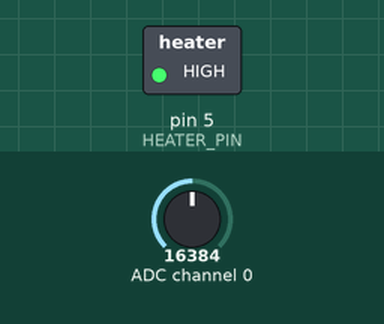
Bench run of a program on a simulated Raspberry Pi (header pin numbers). Shown: switched loads named in the program (green lamp = pin HIGH). The test bench sets the inputs (shaded band); at power-on: ADC channel 0 = 16384 (analog values on the 0–32767 scale). What the program prints to the terminal is not drawn.

Above: at 1.2 s.
1.3 s: ADC channel 0 set to 3932
At 1.9 s:
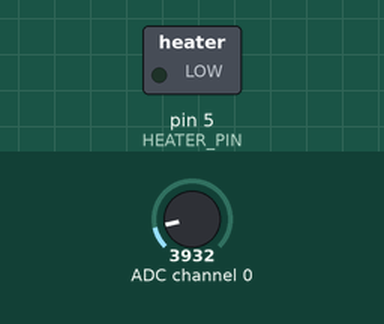
3.5 s: ADC channel 0 set to 16383
6.5 s: ADC channel 0 set to 9830
8.4 s: ADC channel 0 set to 22936
Timing chart, 0 to 12.4 s (numbered marks = the images above; inputs shaded):
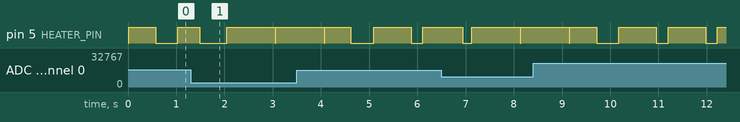

The program:

pid_regulator.py
```python
#!/usr/bin/env python3

import time
import board
import busio
import adafruit_ads1x15.ads1115 as ADS
from adafruit_ads1x15.analog_in import AnalogIn

import RPi.GPIO as GPIO
import pid

TARGET_TEMPERATURE = 40
HEATER_PIN = 5

def regulate(power):
    # 0 < power < 100
    on_time = power / 100.0
    off_time = 1.0 - on_time
    GPIO.output(HEATER_PIN, GPIO.HIGH)
    time.sleep(on_time)
    GPIO.output(HEATER_PIN, GPIO.LOW)
    time.sleep(off_time)

def main():
    i2c = busio.I2C(board.SCL, board.SDA)

    # wir verwenden den 1115
    ads = ADS.ADS1115(i2c)
    # Channel 0 auslesen
    chan_0 = AnalogIn(ads, ADS.P0)

    # GPIO.setmode(GPIO.BOARD)
    GPIO.setup(HEATER_PIN, GPIO.OUT)

    pid_regulator = pid.PID(1.5,0.2,0.6)
    pid_regulator.setPoint(TARGET_TEMPERATURE)

    print("{:>5}\t{:>5}\t{:>5}\t{}".format('raw0', 'v0', 'temp', 'pid'))

    while True:
        heater_voltage = chan_0.voltage
        temperature = (heater_voltage - 1.25) / 0.05

        pid_value = pid_regulator.update(temperature)
        pid_value = min(100, max(0, pid_value))

        print("{:>5}\t{:>5.3f}\t{:>5.3f}\t{:>5.3f}"
            .format(chan_0.value, heater_voltage, temperature, pid_value))
        regulate(pid_value)

if __name__ == '__main__':
	main()
```

pid.py
```python
#The recipe gives simple implementation of a Discrete Proportional-Integral-Derivative (PID) controller. PID controller gives output value for error between desired reference input and measurement feedback to minimize error value.
#More information: http://en.wikipedia.org/wiki/PID_controller
#
#cnr437@gmail.com
#
#######	Example	#########
#
#p=PID(3.0,0.4,1.2)
#p.setPoint(5.0)
#while True:
#     pid = p.update(measurement_value)
#
#


class PID:
	"""
	Discrete PID control
	"""

	def __init__(self, P=2.0, I=0.0, D=1.0, Derivator=0, Integrator=0, Integrator_max=500, Integrator_min=-500):

		self.Kp=P
		self.Ki=I
		self.Kd=D
		self.Derivator=Derivator
		self.Integrator=Integrator
		self.Integrator_max=Integrator_max
		self.Integrator_min=Integrator_min

		self.set_point=0.0
		self.error=0.0

	def update(self,current_value):
		"""
		Calculate PID output value for given reference input and feedback
		"""

		self.error = self.set_point - current_value

		self.P_value = self.Kp * self.error
		self.D_value = self.Kd * ( self.error - self.Derivator)
		self.Derivator = self.error

		self.Integrator = self.Integrator + self.error

		if self.Integrator > self.Integrator_max:
			self.Integrator = self.Integrator_max
		elif self.Integrator < self.Integrator_min:
			self.Integrator = self.Integrator_min

		self.I_value = self.Integrator * self.Ki

		PID = self.P_value + self.I_value + self.D_value

		return PID

	def setPoint(self,set_point):
		"""
		Initilize the setpoint of PID
		"""
		self.set_point = set_point
		self.Integrator=0
		self.Derivator=0

	def setIntegrator(self, Integrator):
		self.Integrator = Integrator

	def setDerivator(self, Derivator):
		self.Derivator = Derivator

	def setKp(self,P):
		self.Kp=P

	def setKi(self,I):
		self.Ki=I

	def setKd(self,D):
		self.Kd=D

	def getPoint(self):
		return self.set_point

	def getError(self):
		return self.error

	def getIntegrator(self):
		return self.Integrator

	def getDerivator(self):
		return self.Derivator
```
